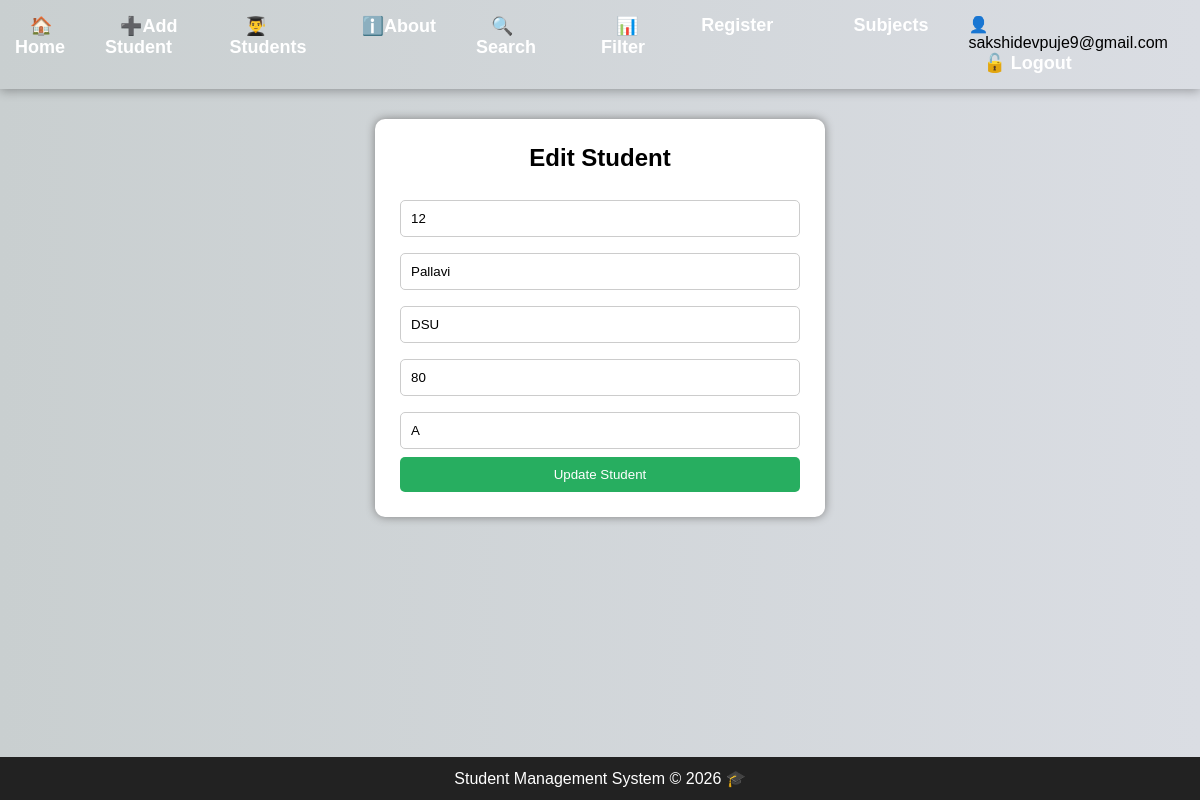
The app's page /edit/12 (signed in) with its own data.
### tables this page shows
CREATE TABLE students (
    Rollno INTEGER PRIMARY KEY,
    Name TEXT NOT NULL,
    Subject TEXT NOT NULL,
    Marks INTEGER NOT NULL,
    Grade TEXT,
    Action TEXT
);

### app.py (the view, shortened to what this page needs)
@app.route('/edit/<int:Rollno>', methods=['GET', 'POST'])
def edit_student(Rollno):
    conn = get_db()
    student = conn.execute(
        "SELECT * FROM students WHERE Rollno=?",
        (Rollno,)
    ).fetchone()
    conn.close()
    return render_template(
        'edit_student.html',
        student=student
    )

### app.py (called while the page is built)
def get_db():
    conn = sqlite3.connect("student.db")
    conn.row_factory = sqlite3.Row
    return conn

### templates/edit_student.html (shortened to what this page needs)
{% extends 'base.html' %}
{% block content %}
<div class="form-container">
    <h2>Edit Student</h2>
    <form method="POST">
        <input type="number"
               name="Rollno"
               value="{{ student['Rollno'] }}"
               readonly>
        <input type="text"
               name="Name"
               value="{{ student['Name'] }}"
               required>
        <input type="text"
               name="Subject"
               value="{{ student['Subject'] }}"
               required>
        <input type="number"
               name="Marks"
               value="{{ student['Marks'] }}"
               required>
        <input type="text"
               name="Grade"
               value="{{ student['Grade'] }}"
               required>
        <button type="submit">Update Student</button>
    </form>
</div>
{% endblock %}

### templates/base.html (style rules this page uses)
* { margin:0; padding:0; box-sizing:border-box; font-family:Arial, sans-serif; }
body { background:linear-gradient(to right,#c9cfd0,#dadde3); min-height:100vh; }

### templates/edit_student.html (style rules this page uses)
.form-container { width:450px; margin:30px auto; background:white; padding:25px; border-radius:10px; box-shadow:0 0 10px gray; }
h2 { text-align:center; margin-bottom:20px; }
input { width:100%; padding:10px; margin:8px 0; border:1px solid #ccc; border-radius:5px; }
button { width:100%; padding:10px; background:#27ae60; color:white; border:none; border-radius:5px; cursor:pointer; }

### records on screen
students: Rollno "12", Name "Pallavi", Subject "DSU", Marks "80", Grade "A"

### other values on screen
{{ session.username }} "sakshidevpuje9@gmail.com"
